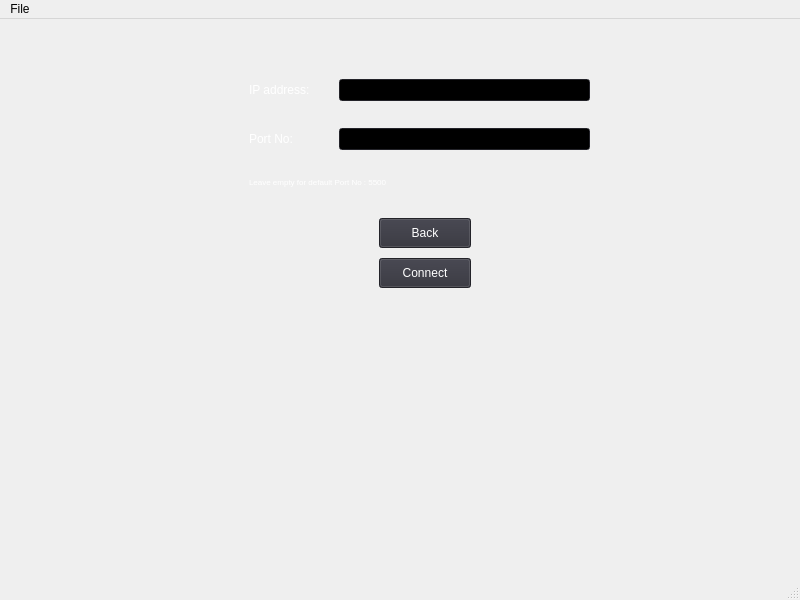
<?xml version="1.0" encoding="UTF-8"?>
<ui version="4.0">
 <class>MainWindow</class>
 <widget class="QMainWindow" name="MainWindow">
  <property name="geometry">
   <rect>
    <x>0</x>
    <y>0</y>
    <width>800</width>
    <height>600</height>
   </rect>
  </property>
  <property name="windowTitle">
   <string>MainWindow</string>
  </property>
  <widget class="QWidget" name="centralwidget">
   <property name="palette">
    <palette>
     <active>
      <colorrole role="WindowText">
       <brush brushstyle="SolidPattern">
        <color alpha="255">
         <red>255</red>
         <green>255</green>
         <blue>255</blue>
        </color>
       </brush>
      </colorrole>
      <colorrole role="Button">
       <brush brushstyle="SolidPattern">
        <color alpha="255">
         <red>49</red>
         <green>49</green>
         <blue>58</blue>
        </color>
       </brush>
      </colorrole>
      <colorrole role="Light">
       <brush brushstyle="SolidPattern">
        <color alpha="255">
         <red>74</red>
         <green>74</green>
         <blue>87</blue>
        </color>
       </brush>
      </colorrole>
      <colorrole role="Midlight">
       <brush brushstyle="SolidPattern">
        <color alpha="255">
         <red>61</red>
         <green>61</green>
         <blue>72</blue>
        </color>
       </brush>
      </colorrole>
      <colorrole role="Dark">
       <brush brushstyle="SolidPattern">
        <color alpha="255">
         <red>25</red>
         <green>25</green>
         <blue>29</blue>
        </color>
       </brush>
      </colorrole>
      <colorrole role="Mid">
       <brush brushstyle="SolidPattern">
        <color alpha="255">
         <red>33</red>
         <green>33</green>
         <blue>39</blue>
        </color>
       </brush>
      </colorrole>
      <colorrole role="Text">
       <brush brushstyle="SolidPattern">
        <color alpha="255">
         <red>255</red>
         <green>255</green>
         <blue>255</blue>
        </color>
       </brush>
      </colorrole>
      <colorrole role="BrightText">
       <brush brushstyle="SolidPattern">
        <color alpha="255">
         <red>255</red>
         <green>255</green>
         <blue>255</blue>
        </color>
       </brush>
      </colorrole>
      <colorrole role="ButtonText">
       <brush brushstyle="SolidPattern">
        <color alpha="255">
         <red>255</red>
         <green>255</green>
         <blue>255</blue>
        </color>
       </brush>
      </colorrole>
      <colorrole role="Base">
       <brush brushstyle="SolidPattern">
        <color alpha="255">
         <red>0</red>
         <green>0</green>
         <blue>0</blue>
        </color>
       </brush>
      </colorrole>
      <colorrole role="Window">
       <brush brushstyle="SolidPattern">
        <color alpha="255">
         <red>49</red>
         <green>49</green>
         <blue>58</blue>
        </color>
       </brush>
      </colorrole>
      <colorrole role="Shadow">
       <brush brushstyle="SolidPattern">
        <color alpha="255">
         <red>0</red>
         <green>0</green>
         <blue>0</blue>
        </color>
       </brush>
      </colorrole>
      <colorrole role="AlternateBase">
       <brush brushstyle="SolidPattern">
        <color alpha="255">
         <red>24</red>
         <green>24</green>
         <blue>29</blue>
        </color>
       </brush>
      </colorrole>
      <colorrole role="ToolTipBase">
       <brush brushstyle="SolidPattern">
        <color alpha="255">
         <red>255</red>
         <green>255</green>
         <blue>220</blue>
        </color>
       </brush>
      </colorrole>
      <colorrole role="ToolTipText">
       <brush brushstyle="SolidPattern">
        <color alpha="255">
         <red>0</red>
         <green>0</green>
         <blue>0</blue>
        </color>
       </brush>
      </colorrole>
      <colorrole role="PlaceholderText">
       <brush brushstyle="SolidPattern">
        <color alpha="127">
         <red>255</red>
         <green>255</green>
         <blue>255</blue>
        </color>
       </brush>
      </colorrole>
     </active>
     <inactive>
      <colorrole role="WindowText">
       <brush brushstyle="SolidPattern">
        <color alpha="255">
         <red>255</red>
         <green>255</green>
         <blue>255</blue>
        </color>
       </brush>
      </colorrole>
      <colorrole role="Button">
       <brush brushstyle="SolidPattern">
        <color alpha="255">
         <red>49</red>
         <green>49</green>
         <blue>58</blue>
        </color>
       </brush>
      </colorrole>
      <colorrole role="Light">
       <brush brushstyle="SolidPattern">
        <color alpha="255">
         <red>74</red>
         <green>74</green>
         <blue>87</blue>
        </color>
       </brush>
      </colorrole>
      <colorrole role="Midlight">
       <brush brushstyle="SolidPattern">
        <color alpha="255">
         <red>61</red>
         <green>61</green>
         <blue>72</blue>
        </color>
       </brush>
      </colorrole>
      <colorrole role="Dark">
       <brush brushstyle="SolidPattern">
        <color alpha="255">
         <red>25</red>
         <green>25</green>
         <blue>29</blue>
        </color>
       </brush>
      </colorrole>
      <colorrole role="Mid">
       <brush brushstyle="SolidPattern">
        <color alpha="255">
         <red>33</red>
         <green>33</green>
         <blue>39</blue>
        </color>
       </brush>
      </colorrole>
      <colorrole role="Text">
       <brush brushstyle="SolidPattern">
        <color alpha="255">
         <red>255</red>
         <green>255</green>
         <blue>255</blue>
        </color>
       </brush>
      </colorrole>
      <colorrole role="BrightText">
       <brush brushstyle="SolidPattern">
        <color alpha="255">
         <red>255</red>
         <green>255</green>
         <blue>255</blue>
        </color>
       </brush>
      </colorrole>
      <colorrole role="ButtonText">
       <brush brushstyle="SolidPattern">
        <color alpha="255">
         <red>255</red>
         <green>255</green>
         <blue>255</blue>
        </color>
       </brush>
      </colorrole>
      <colorrole role="Base">
       <brush brushstyle="SolidPattern">
        <color alpha="255">
         <red>0</red>
         <green>0</green>
         <blue>0</blue>
        </color>
       </brush>
      </colorrole>
      <colorrole role="Window">
       <brush brushstyle="SolidPattern">
        <color alpha="255">
         <red>49</red>
         <green>49</green>
         <blue>58</blue>
        </color>
       </brush>
      </colorrole>
      <colorrole role="Shadow">
       <brush brushstyle="SolidPattern">
        <color alpha="255">
         <red>0</red>
         <green>0</green>
         <blue>0</blue>
        </color>
       </brush>
      </colorrole>
      <colorrole role="AlternateBase">
       <brush brushstyle="SolidPattern">
        <color alpha="255">
         <red>24</red>
         <green>24</green>
         <blue>29</blue>
        </color>
       </brush>
      </colorrole>
      <colorrole role="ToolTipBase">
       <brush brushstyle="SolidPattern">
        <color alpha="255">
         <red>255</red>
         <green>255</green>
         <blue>220</blue>
        </color>
       </brush>
      </colorrole>
      <colorrole role="ToolTipText">
       <brush brushstyle="SolidPattern">
        <color alpha="255">
         <red>0</red>
         <green>0</green>
         <blue>0</blue>
        </color>
       </brush>
      </colorrole>
      <colorrole role="PlaceholderText">
       <brush brushstyle="SolidPattern">
        <color alpha="127">
         <red>255</red>
         <green>255</green>
         <blue>255</blue>
        </color>
       </brush>
      </colorrole>
     </inactive>
     <disabled>
      <colorrole role="WindowText">
       <brush brushstyle="SolidPattern">
        <color alpha="255">
         <red>25</red>
         <green>25</green>
         <blue>29</blue>
        </color>
       </brush>
      </colorrole>
      <colorrole role="Button">
       <brush brushstyle="SolidPattern">
        <color alpha="255">
         <red>49</red>
         <green>49</green>
         <blue>58</blue>
        </color>
       </brush>
      </colorrole>
      <colorrole role="Light">
       <brush brushstyle="SolidPattern">
        <color alpha="255">
         <red>74</red>
         <green>74</green>
         <blue>87</blue>
        </color>
       </brush>
      </colorrole>
      <colorrole role="Midlight">
       <brush brushstyle="SolidPattern">
        <color alpha="255">
         <red>61</red>
         <green>61</green>
         <blue>72</blue>
        </color>
       </brush>
      </colorrole>
      <colorrole role="Dark">
       <brush brushstyle="SolidPattern">
        <color alpha="255">
         <red>25</red>
         <green>25</green>
         <blue>29</blue>
        </color>
       </brush>
      </colorrole>
      <colorrole role="Mid">
       <brush brushstyle="SolidPattern">
        <color alpha="255">
         <red>33</red>
         <green>33</green>
         <blue>39</blue>
        </color>
       </brush>
      </colorrole>
      <colorrole role="Text">
       <brush brushstyle="SolidPattern">
        <color alpha="255">
         <red>25</red>
         <green>25</green>
         <blue>29</blue>
        </color>
       </brush>
      </colorrole>
      <colorrole role="BrightText">
       <brush brushstyle="SolidPattern">
        <color alpha="255">
         <red>255</red>
         <green>255</green>
         <blue>255</blue>
        </color>
       </brush>
      </colorrole>
      <colorrole role="ButtonText">
       <brush brushstyle="SolidPattern">
        <color alpha="255">
         <red>25</red>
         <green>25</green>
         <blue>29</blue>
        </color>
       </brush>
      </colorrole>
      <colorrole role="Base">
       <brush brushstyle="SolidPattern">
        <color alpha="255">
         <red>49</red>
         <green>49</green>
         <blue>58</blue>
        </color>
       </brush>
      </colorrole>
      <colorrole role="Window">
       <brush brushstyle="SolidPattern">
        <color alpha="255">
         <red>49</red>
         <green>49</green>
         <blue>58</blue>
        </color>
       </brush>
      </colorrole>
      <colorrole role="Shadow">
       <brush brushstyle="SolidPattern">
        <color alpha="255">
         <red>0</red>
         <green>0</green>
         <blue>0</blue>
        </color>
       </brush>
      </colorrole>
      <colorrole role="AlternateBase">
       <brush brushstyle="SolidPattern">
        <color alpha="255">
         <red>49</red>
         <green>49</green>
         <blue>58</blue>
        </color>
       </brush>
      </colorrole>
      <colorrole role="ToolTipBase">
       <brush brushstyle="SolidPattern">
        <color alpha="255">
         <red>255</red>
         <green>255</green>
         <blue>220</blue>
        </color>
       </brush>
      </colorrole>
      <colorrole role="ToolTipText">
       <brush brushstyle="SolidPattern">
        <color alpha="255">
         <red>0</red>
         <green>0</green>
         <blue>0</blue>
        </color>
       </brush>
      </colorrole>
      <colorrole role="PlaceholderText">
       <brush brushstyle="SolidPattern">
        <color alpha="127">
         <red>25</red>
         <green>25</green>
         <blue>29</blue>
        </color>
       </brush>
      </colorrole>
     </disabled>
    </palette>
   </property>
   <widget class="QStackedWidget" name="stackedWidget">
    <property name="geometry">
     <rect>
      <x>9</x>
      <y>9</y>
      <width>781</width>
      <height>461</height>
     </rect>
    </property>
    <property name="currentIndex">
     <number>1</number>
    </property>
    <widget class="QWidget" name="gamepage">
     <widget class="QPushButton" name="exitbtn">
      <property name="geometry">
       <rect>
        <x>340</x>
        <y>400</y>
        <width>92</width>
        <height>30</height>
       </rect>
      </property>
      <property name="text">
       <string>Exit</string>
      </property>
     </widget>
     <widget class="QPushButton" name="pushButton_1">
      <property name="geometry">
       <rect>
        <x>254</x>
        <y>20</y>
        <width>80</width>
        <height>80</height>
       </rect>
      </property>
      <property name="styleSheet">
       <string notr="true">font: 14pt &quot;Sans Serif&quot;;</string>
      </property>
      <property name="text">
       <string>PushButton</string>
      </property>
     </widget>
     <widget class="QPushButton" name="pushButton_3">
      <property name="geometry">
       <rect>
        <x>434</x>
        <y>20</y>
        <width>80</width>
        <height>80</height>
       </rect>
      </property>
      <property name="styleSheet">
       <string notr="true">font: 14pt &quot;Sans Serif&quot;;</string>
      </property>
      <property name="text">
       <string>PushButton</string>
      </property>
     </widget>
     <widget class="QPushButton" name="resetbtn">
      <property name="geometry">
       <rect>
        <x>340</x>
        <y>350</y>
        <width>92</width>
        <height>30</height>
       </rect>
      </property>
      <property name="text">
       <string>Reset</string>
      </property>
     </widget>
     <widget class="QPushButton" name="pushButton_5">
      <property name="geometry">
       <rect>
        <x>344</x>
        <y>110</y>
        <width>80</width>
        <height>80</height>
       </rect>
      </property>
      <property name="styleSheet">
       <string notr="true">font: 14pt &quot;Sans Serif&quot;;</string>
      </property>
      <property name="text">
       <string>PushButton</string>
      </property>
     </widget>
     <widget class="QPushButton" name="pushButton_7">
      <property name="geometry">
       <rect>
        <x>254</x>
        <y>200</y>
        <width>80</width>
        <height>80</height>
       </rect>
      </property>
      <property name="styleSheet">
       <string notr="true">font: 14pt &quot;Sans Serif&quot;;</string>
      </property>
      <property name="text">
       <string>PushButton</string>
      </property>
     </widget>
     <widget class="QPushButton" name="pushButton_9">
      <property name="geometry">
       <rect>
        <x>434</x>
        <y>200</y>
        <width>80</width>
        <height>80</height>
       </rect>
      </property>
      <property name="styleSheet">
       <string notr="true">font: 14pt &quot;Sans Serif&quot;;</string>
      </property>
      <property name="text">
       <string>PushButton</string>
      </property>
     </widget>
     <widget class="QPushButton" name="pushButton_4">
      <property name="geometry">
       <rect>
        <x>254</x>
        <y>110</y>
        <width>80</width>
        <height>80</height>
       </rect>
      </property>
      <property name="styleSheet">
       <string notr="true">font: 14pt &quot;Sans Serif&quot;;</string>
      </property>
      <property name="text">
       <string>PushButton</string>
      </property>
     </widget>
     <widget class="QPushButton" name="pushButton_6">
      <property name="geometry">
       <rect>
        <x>434</x>
        <y>110</y>
        <width>80</width>
        <height>80</height>
       </rect>
      </property>
      <property name="styleSheet">
       <string notr="true">font: 14pt &quot;Sans Serif&quot;;</string>
      </property>
      <property name="text">
       <string>PushButton</string>
      </property>
     </widget>
     <widget class="QPushButton" name="pushButton_8">
      <property name="geometry">
       <rect>
        <x>344</x>
        <y>200</y>
        <width>80</width>
        <height>80</height>
       </rect>
      </property>
      <property name="styleSheet">
       <string notr="true">font: 14pt &quot;Sans Serif&quot;;</string>
      </property>
      <property name="text">
       <string>PushButton</string>
      </property>
     </widget>
     <widget class="QPushButton" name="pushButton_2">
      <property name="geometry">
       <rect>
        <x>344</x>
        <y>20</y>
        <width>80</width>
        <height>80</height>
       </rect>
      </property>
      <property name="styleSheet">
       <string notr="true">font: 14pt &quot;Sans Serif&quot;;</string>
      </property>
      <property name="text">
       <string>PushButton</string>
      </property>
     </widget>
     <widget class="QPushButton" name="pushButton_home">
      <property name="geometry">
       <rect>
        <x>340</x>
        <y>300</y>
        <width>92</width>
        <height>30</height>
       </rect>
      </property>
      <property name="text">
       <string>Home</string>
      </property>
     </widget>
    </widget>
    <widget class="QWidget" name="connectionpage">
     <widget class="QPushButton" name="pushButton_connect">
      <property name="geometry">
       <rect>
        <x>370</x>
        <y>230</y>
        <width>92</width>
        <height>30</height>
       </rect>
      </property>
      <property name="text">
       <string>Connect</string>
      </property>
     </widget>
     <widget class="QWidget" name="verticalLayoutWidget">
      <property name="geometry">
       <rect>
        <x>240</x>
        <y>30</y>
        <width>341</width>
        <height>151</height>
       </rect>
      </property>
      <layout class="QVBoxLayout" name="verticalLayout">
       <item>
        <layout class="QHBoxLayout" name="horizontalLayout_5">
         <item>
          <widget class="QLabel" name="label_5">
           <property name="sizePolicy">
            <sizepolicy hsizetype="Minimum" vsizetype="Preferred">
             <horstretch>1</horstretch>
             <verstretch>0</verstretch>
            </sizepolicy>
           </property>
           <property name="text">
            <string>IP address:</string>
           </property>
          </widget>
         </item>
         <item>
          <widget class="QLineEdit" name="IP_4">
           <property name="sizePolicy">
            <sizepolicy hsizetype="Expanding" vsizetype="Fixed">
             <horstretch>3</horstretch>
             <verstretch>0</verstretch>
            </sizepolicy>
           </property>
           <property name="autoFillBackground">
            <bool>false</bool>
           </property>
          </widget>
         </item>
        </layout>
       </item>
       <item>
        <layout class="QHBoxLayout" name="horizontalLayout_6">
         <item>
          <widget class="QLabel" name="label_6">
           <property name="sizePolicy">
            <sizepolicy hsizetype="Preferred" vsizetype="Preferred">
             <horstretch>1</horstretch>
             <verstretch>0</verstretch>
            </sizepolicy>
           </property>
           <property name="minimumSize">
            <size>
             <width>0</width>
             <height>0</height>
            </size>
           </property>
           <property name="sizeIncrement">
            <size>
             <width>0</width>
             <height>0</height>
            </size>
           </property>
           <property name="baseSize">
            <size>
             <width>0</width>
             <height>0</height>
            </size>
           </property>
           <property name="text">
            <string>Port No:</string>
           </property>
          </widget>
         </item>
         <item>
          <widget class="QLineEdit" name="IP_5">
           <property name="sizePolicy">
            <sizepolicy hsizetype="Expanding" vsizetype="Fixed">
             <horstretch>3</horstretch>
             <verstretch>0</verstretch>
            </sizepolicy>
           </property>
           <property name="autoFillBackground">
            <bool>false</bool>
           </property>
          </widget>
         </item>
        </layout>
       </item>
       <item>
        <widget class="QLabel" name="label_2">
         <property name="sizePolicy">
          <sizepolicy hsizetype="Preferred" vsizetype="Maximum">
           <horstretch>0</horstretch>
           <verstretch>0</verstretch>
          </sizepolicy>
         </property>
         <property name="font">
          <font>
           <pointsize>6</pointsize>
          </font>
         </property>
         <property name="text">
          <string>Leave empty for default Port No : 5500</string>
         </property>
        </widget>
       </item>
      </layout>
     </widget>
     <widget class="QPushButton" name="pushButton_back">
      <property name="geometry">
       <rect>
        <x>370</x>
        <y>190</y>
        <width>92</width>
        <height>30</height>
       </rect>
      </property>
      <property name="text">
       <string>Back</string>
      </property>
     </widget>
    </widget>
    <widget class="QWidget" name="homepage">
     <widget class="QLabel" name="label">
      <property name="geometry">
       <rect>
        <x>240</x>
        <y>40</y>
        <width>311</width>
        <height>181</height>
       </rect>
      </property>
      <property name="text">
       <string>TextLabel</string>
      </property>
     </widget>
     <widget class="QPushButton" name="pushButton_local">
      <property name="geometry">
       <rect>
        <x>310</x>
        <y>280</y>
        <width>160</width>
        <height>40</height>
       </rect>
      </property>
      <property name="text">
       <string>Play Local</string>
      </property>
     </widget>
     <widget class="QPushButton" name="pushButton_multi">
      <property name="geometry">
       <rect>
        <x>310</x>
        <y>350</y>
        <width>160</width>
        <height>40</height>
       </rect>
      </property>
      <property name="text">
       <string>Play Multiplayer</string>
      </property>
     </widget>
    </widget>
   </widget>
  </widget>
  <widget class="QMenuBar" name="menubar">
   <property name="geometry">
    <rect>
     <x>0</x>
     <y>0</y>
     <width>800</width>
     <height>26</height>
    </rect>
   </property>
   <widget class="QMenu" name="menuFile">
    <property name="title">
     <string>File</string>
    </property>
    <addaction name="actionShow_my_IP_address"/>
    <addaction name="actionChange_my_Port_number"/>
   </widget>
   <addaction name="menuFile"/>
  </widget>
  <widget class="QStatusBar" name="statusbar"/>
  <action name="actionShow_my_IP_address">
   <property name="text">
    <string>Show my IP address</string>
   </property>
  </action>
  <action name="actionChange_my_Port_number">
   <property name="text">
    <string>Change my Port number</string>
   </property>
  </action>
 </widget>
 <resources/>
 <connections/>
</ui>
